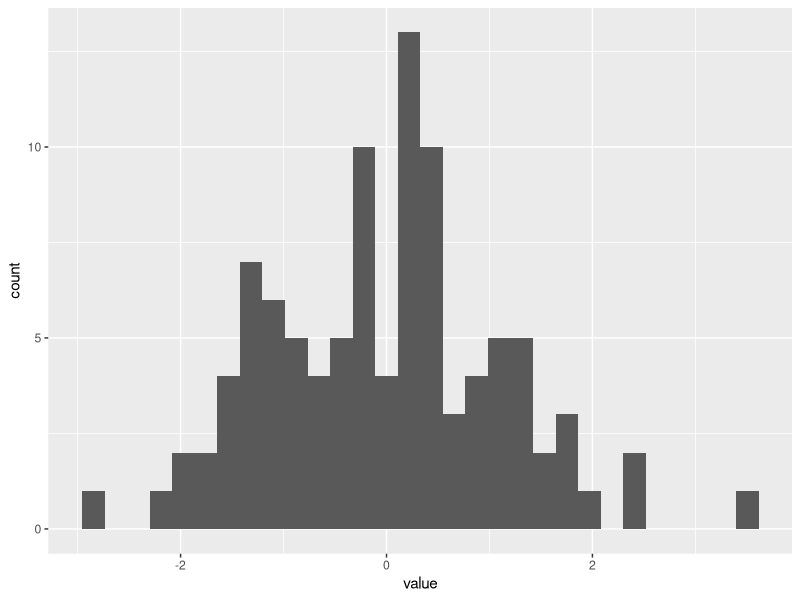

Recreate this plot in R.
# library
library(ggplot2)
 
# dataset:
data=data.frame(value=rnorm(100))

# basic histogram
p <- ggplot(data, aes(x=value)) + 
  geom_histogram()

print(p)


